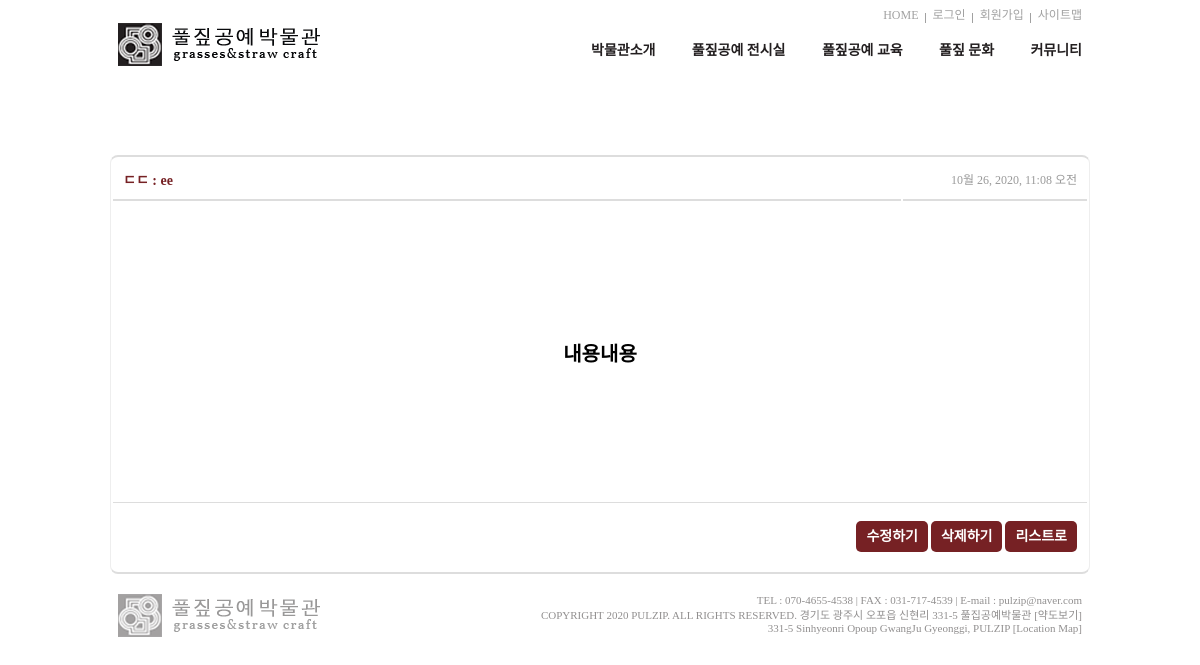
The app's page /board/feed/2/ with its own data.
### board/models.py (models this page shows, shortened)
class Post(models.Model):
    author = models.CharField(max_length=120)
    title = models.CharField(max_length=120)
    text = models.TextField()
    password = models.CharField(max_length=120)
    created_date = models.DateTimeField(auto_now_add=True)
    class Meta:
        db_table = 'post'

### board/views.py (the view)
# urls.py: path('feed/<pk>/', views.board_detail, name='board_detail'),
def board_detail(request, pk):
    article = Post.objects.get(pk=pk)
    return render(request, 'board/board_detail.html', {'feed': article})

### board/templates/board/board_detail.html
{% extends 'base.html' %}
{% block content %}
    <div class="content_board">
        <div class="container">
            <table class="board detail">
                <tr>
                    <th width="60%" class="th_left">{{ feed.author }} : {{ feed.title }}</th>
                    <th width="14%" class="th_right">{{ feed.created_date }}</th>
                </tr>
                <tr>
                    <td colspan="2" class="content">{{ feed.text }}</td>
                </tr>
                <tr>
                    <td colspan="2">
                        <div class="page">
                            <a href="/board/feed/{{ feed.pk }}/update">수정하기</a> <a href="/board/feed/{{ feed.pk }}/delete">삭제하기</a>
                            <a href="/board/" class="write_button right">리스트로</a>
                        </div>
                    </td>
                </tr>
            </table>
        </div>
    </div>
{% endblock %}

### static/css/style.css (style rules this page uses)
body { margin: 0 auto; width: 980px; }
.container { width: 980px; margin: 0 auto; min-height: 400px; }
.board { position: relative; border: 1px solid #EEEEEE; border-radius: 8px; width: 237px; height: 167px; float: left; margin-right: 10.6px; margin-top: 40px; }
.content_board .board { background-color: #ffffff; width: 100%; text-align: center; border-top: 2px solid #DDD; border-bottom: 2px solid #DDD; }
.content_board .board th { border-bottom: 2px solid #DDD; font-size: 14px; }
.content_board .board td { border-bottom: 1px solid #DDD; font-size: 12px; }
.content_board .board th, td { padding: 10px; }
.content_board .board tr:last-child td { border-bottom: 0px; }
.content_board .board.detail .th_left { text-align: left; color: #762124; font-size: 14px; }
.content_board .board.detail .th_right { text-align: right; font-size: 12px; font-weight: normal; color: #999; }
.content_board .board.detail .content { height: 300px; font-size: 20px; font-weight: bold; word-break: break-all; }
.content_board .page { width: 100%; height: 45px; padding-top: 10px; text-align: right; }
.content_board .page a { background-color: #762124; border-radius: 5px; padding: 8px 10px; font-size: 14px; font-weight: bold; color: #fff; }

### records on screen
Post: author "ㄷㄷ", title "ee", created_date "10월 26, 2020, 11:08 오전", text "내용내용"
